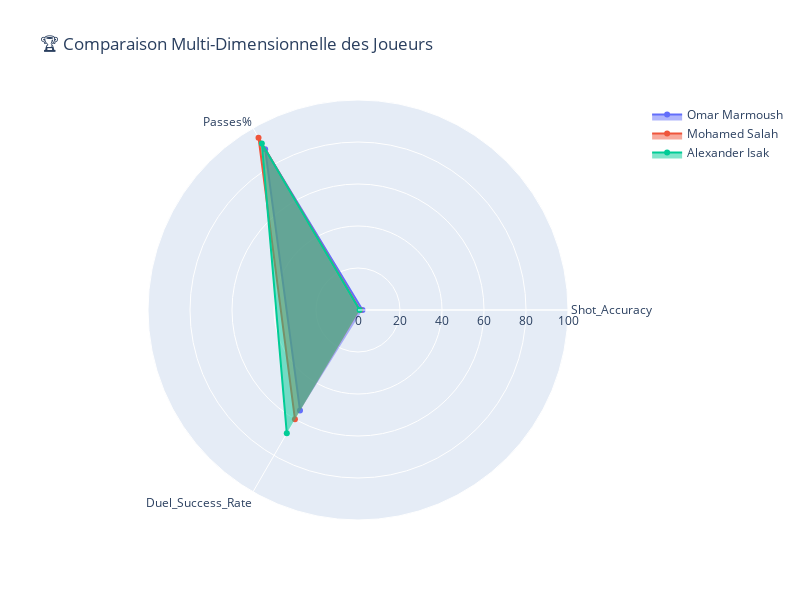

The notebook cell saved with this chart:
### Code cell
players_to_compare = ['Omar Marmoush', 'Mohamed Salah', 'Alexander Isak']
radar_fig = create_player_comparison_radar(df, players_to_compare)
radar_fig.show()

### Figure 1 — Plotly figure (JSON) as saved in the notebook; plotly's stock layout.template omitted (floating-point values rounded to 4 significant figures)
{"data": [{"fill": "toself", "line": {"width": 2}, "name": "Omar Marmoush", "r": [2.154, 88.42, 55.24], "theta": ["Shot_Accuracy", "Passes%", "Duel_Success_Rate"], "type": "scatterpolar"}, {"fill": "toself", "line": {"width": 2}, "name": "Mohamed Salah", "r": [0.9402, 94.74, 60.07], "theta": ["Shot_Accuracy", "Passes%", "Duel_Success_Rate"], "type": "scatterpolar"}, {"fill": "toself", "line": {"width": 2}, "name": "Alexander Isak", "r": [0.7856, 91.58, 67.81], "theta": ["Shot_Accuracy", "Passes%", "Duel_Success_Rate"], "type": "scatterpolar"}], "layout": {"height": 600, "polar": {"radialaxis": {"range": [0, 100], "visible": true}}, "showlegend": true, "title": {"text": "🏆 Comparaison Multi-Dimensionnelle des Joueurs"}, "width": 800}}
